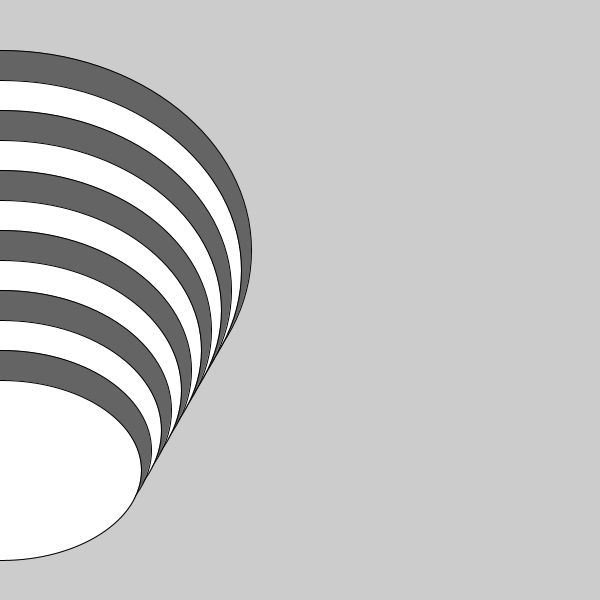
Frame 1 (no input)
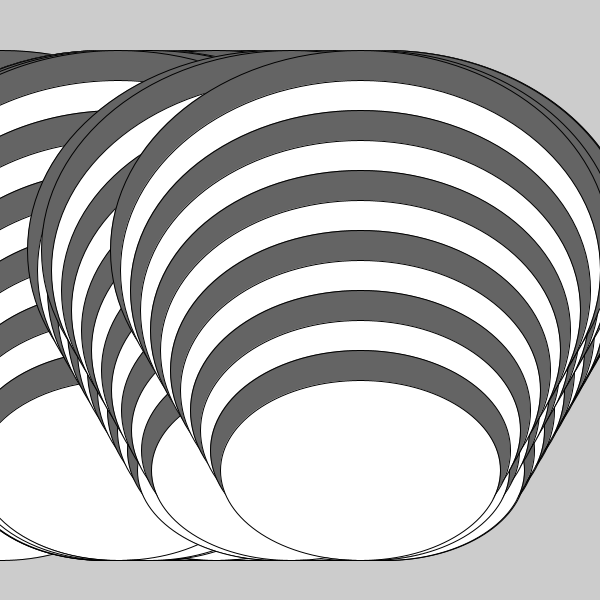
Frame 60 (the mouse pressed at the canvas centre just before this capture)
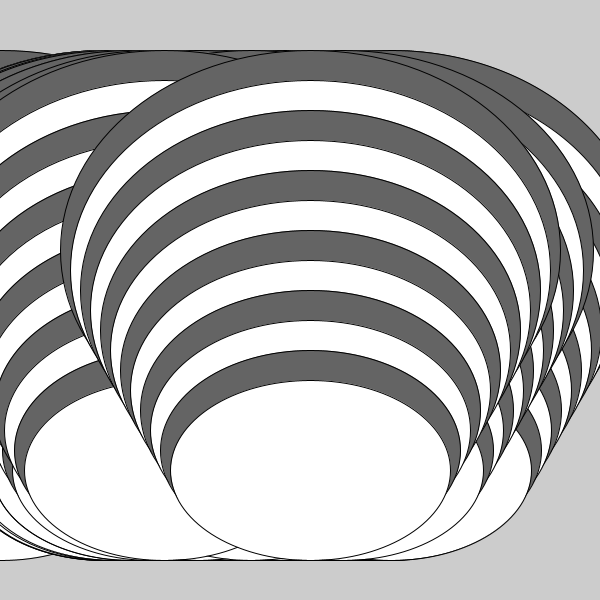
Frame 120 (the mouse held since frame 60 and released just before this capture)

The Processing sketch that drew these frames (run headless with seeded random() and noise(); from frame 60 on, the mouse is pressed at the canvas centre):

// Processing sketch: sketch_3d_circle
// ── sketch_3d_circle.pde
float i=1;
void setup()
{
  size(600,600);
}
void draw()
{fill(100,100,100);
ellipse(i,250,500,400);
fill(255,255,255);
ellipse(i,270,480,380);
fill(100,100,100);
ellipse(i,290,460,360);
fill(255,255,255);
ellipse(i,310,440,340);
fill(100,100,100);
ellipse(i,330,420,320);
fill(255,255,255);
ellipse(i,350,400,300);
fill(100,100,100);
ellipse(i,370,380,280);
fill(255,255,255);
ellipse(i,390,360,260);
fill(100,100,100);
ellipse(i,410,340,240);
fill(255,255,255);
ellipse(i,430,320,220);
fill(100,100,100);
ellipse(i,450,300,200);
fill(255,255,255);
ellipse(i,470,280,180);
i= random(100,400);
}
